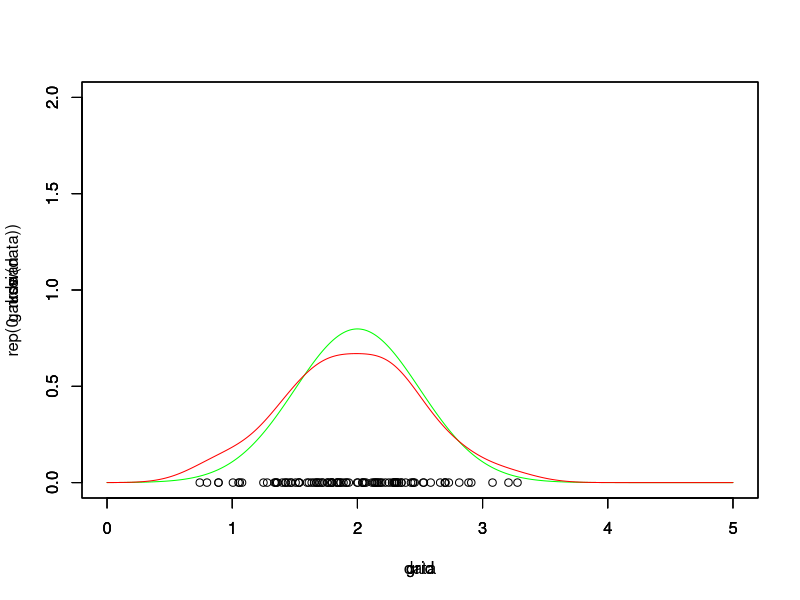
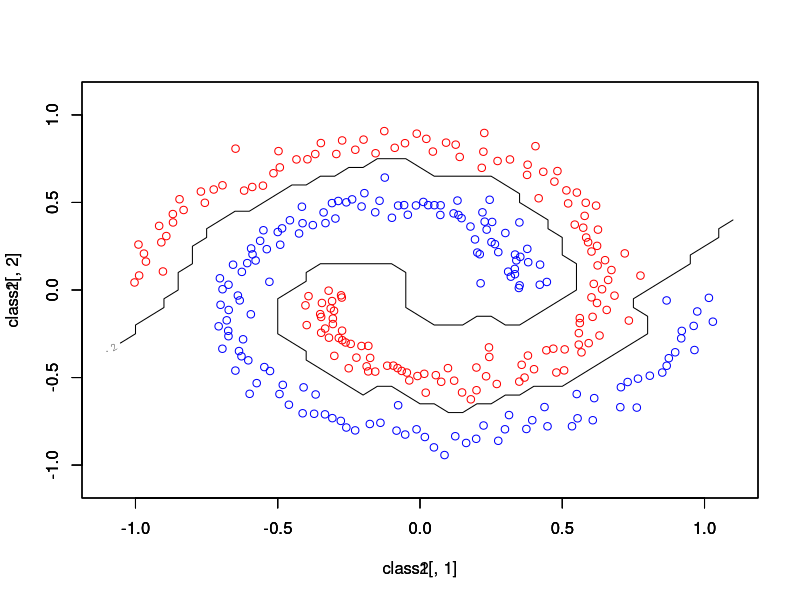
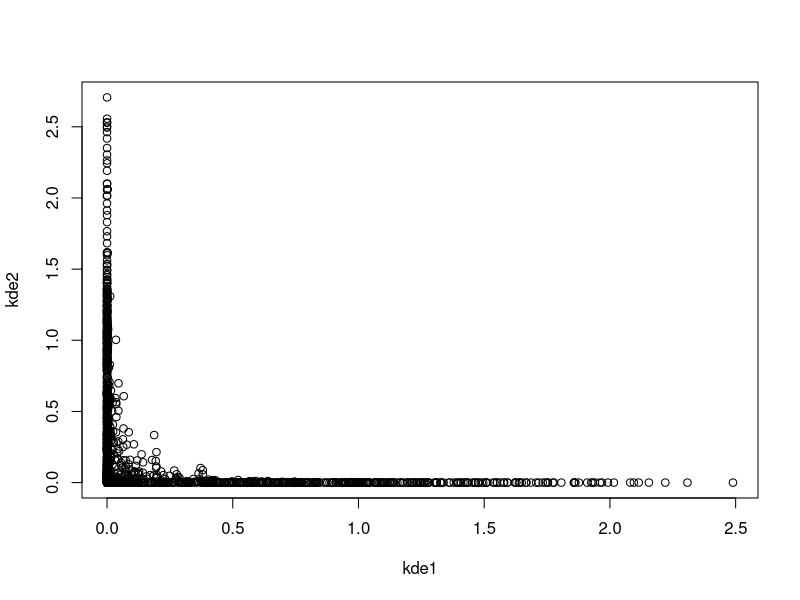

Here is the R script that generated these plots, in order:
if (!require("MASS")) install.packages("MASS")
library('MASS')

if (!require("mlbench")) install.packages("mlbench")
library('mlbench')


N = 100
mean = 2
dev = 0.5

data = as.matrix(rnorm(N, mean, dev))

pdfnvar = function(x,m,detK,ginvK,n) {
  
  ((1/(sqrt((2*pi)^n*(detK))))*exp(-0.5*(t(x-m) %*% (ginvK) %*% (x-m))))
}

fnormal1var = function(x,m,h) {
  (1/sqrt(2*pi*h*h))*exp(-0.5*((x-m)/h)^2)
}

myKde = function(x,X,H) {
  eigenvalues = eigen(H)$values
  eigenz = abs(eigenvalues)>(10^(-8))
  detK = prod(eigenvalues[eigenz])
  ginvK = ginv(H)
  
  kde = 0
  for(i in 1:nrow(X)) {
    gaussian = pdfnvar(x, X[i,],detK,ginvK,ncol(X))
    kde = kde + gaussian
  }
  
  kde = kde/nrow(X)
  return(kde)
}

h=1.06*sd(data)*nrow(data)^(-1/5)
H = diag(h^2, nrow=ncol(data))

grid = seq(0,5,0.01)
plot(data, rep(0, nrow(data)), xlim=c(0,5), ylim=c(0,2))

gaussian = sapply(grid, fnormal1var, mean, dev)
par(new=T)
plot(grid, gaussian, xlim=c(0,5), ylim=c(0,2), type='l', col='green')

kde = rep(0, length(grid))
for(i in 1:length(grid)) {
  kde[i] = myKde(grid[i], data, H)
}
par(new=T)
plot(grid, kde, xlim=c(0,5), ylim=c(0,2), type='l', col='red')



# Set-up
xlim=c(-1.1,1.1)
ylim=c(-1.1,1.1)

xrange=seq(xlim[1],xlim[2],0.05)
yrange=seq(ylim[1],ylim[2],0.05)

grid = expand.grid(x = xrange, y = yrange)

# Dataset prep
spirals = mlbench.spirals(300, sd=0.05)
class1 = spirals$x[spirals$class==1,]
class2 = spirals$x[spirals$class==2,]

# Initial dataset plot
plot(class1[,1], class1[,2], xlim=xlim, ylim=ylim, col='blue')
par(new=T)
plot(class2[,1], class2[,2], xlim=xlim, ylim=ylim, col='red')

# Parameter calc
h=0.05
H = diag(h^2, nrow=ncol(class1))

# Method apply
kde1 = apply(grid, 1, myKde, class1, H)
kde2 = apply(grid, 1, myKde, class2, H)
classify = function(probs) {
  return(which.max(probs))
} 


result = apply(cbind(kde1, kde2), 1, classify)

par(new=T)

contour(xrange, yrange, matrix(result,nrow=length(xrange), ncol=length(yrange)), xlim=xlim, ylim=ylim, nlevels=1)

plot(kde1, kde2)